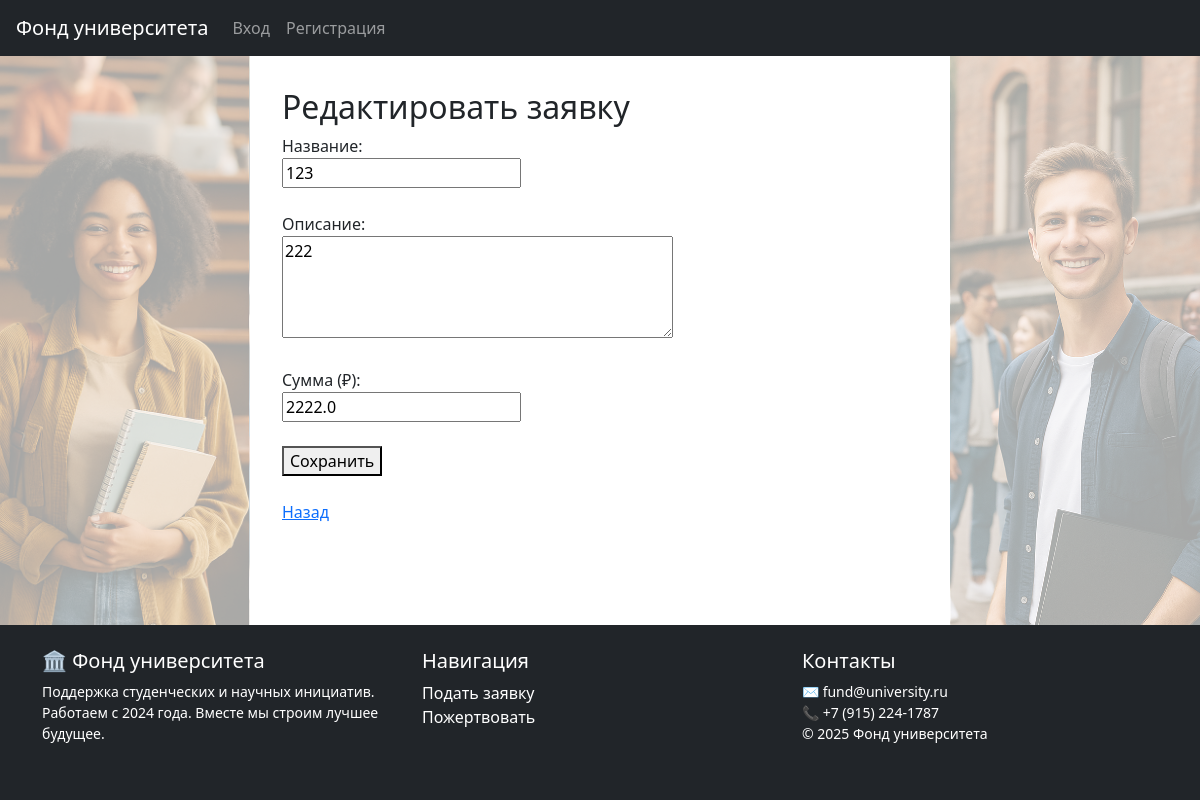
/edit/4 (signed in), run on the app's committed database.
### tables this page shows
CREATE TABLE applications (
                id INTEGER PRIMARY KEY AUTOINCREMENT,
                user_id INTEGER,
                title TEXT NOT NULL,
                description TEXT,
                amount REAL,
                status TEXT DEFAULT 'На рассмотрении',
                comment TEXT,
                FOREIGN KEY (user_id) REFERENCES users(id)
            );

### app.py (the view, shortened to what this page needs)
@app.route('/edit/<int:app_id>', methods=['GET', 'POST'])
def edit_application(app_id):
    if 'user' not in session:
        return redirect(url_for('login'))
    conn = sqlite3.connect(DB_NAME)
    cursor = conn.cursor()
    cursor.execute('''
        SELECT title, description, amount, status
        FROM applications
        WHERE id = ? AND user_id = ?
    ''', (app_id, session['user']['id']))
    app_data = cursor.fetchone()
    if not app_data:
        flash('Заявка не найдена', 'danger')
        conn.close()
        return redirect(url_for('my_applications'))
    if app_data[3] != 'На рассмотрении':
        flash('Редактирование доступно только для заявок на рассмотрении.', 'warning')
        conn.close()
        return redirect(url_for('my_applications'))
    conn.close()
    return render_template('edit_application.html', app_id=app_id, app=app_data)

### templates/edit_application.html (shortened to what this page needs)
<!DOCTYPE html>
<html>
<head>
</head>
<body>
{% extends "layout.html" %}
{% block content %}
    <h2>Редактировать заявку</h2>
    <form method="POST">
        <label>Название:</label><br>
        <input type="text" name="title" value="{{ app[0] }}" required><br><br>
        <label>Описание:</label><br>
        <textarea name="description" rows="4" cols="40">{{ app[1] }}</textarea><br><br>
        <label>Сумма (₽):</label><br>
        <input type="number" step="0.01" name="amount" value="{{ app[2] }}" required><br><br>
        <button type="submit">Сохранить</button>
    </form>
    <br><a href="{{ url_for('my_applications') }}">Назад</a>
{% endblock %}

### templates/layout.html (style rules this page uses)
html, body { height: 100%; margin: 0; }

### data on the page
applications: title "123", description "222", amount "2222.0"
